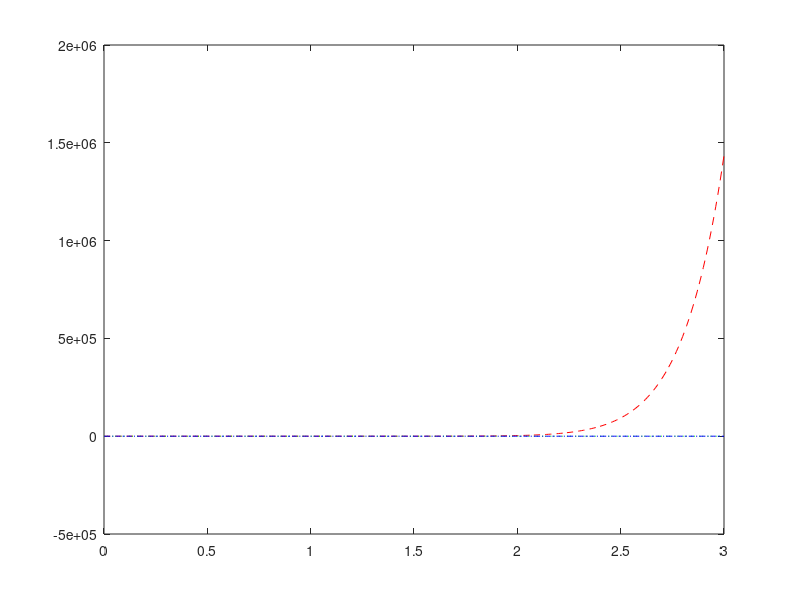

Reproduce this figure in MATLAB.
% -------------------------------------------------------------------
%  Generated by MATLAB on 8-Oct-2024 17:45:05
%  MATLAB version: 9.11.0.1769968 (R2021b)
% -------------------------------------------------------------------
                                 

A = ...
  [1 0 -2;
   2 1 3;
   0 1 0];

B = ...
  [2 1 1;
   1 0 -1;
   1 1 0];

C = ...
  [-1 -1 -3;
   1 1 4;
   -1 0 0];

D = ...
  [0 -1 1;
   8 5 1;
   1 0 -1];

E = ...
  [2 0 -2;
   2 0 -3;
   0 1 0];

x = [0 0.01 0.02 0.03 0.04 0.05 0.06 0.07 0.08 0.09 0.1 0.11 0.12 0.13 ...
     0.14 0.15 0.16 0.17 0.18 0.19 0.2 0.21 0.22 0.23 0.24 0.25 0.26 0.27 ...
     0.28 0.29 0.3 0.31 0.32 0.33 0.34 0.35000000000000003 0.36 0.37 0.38 ...
     0.39 0.4 0.41000000000000003 0.42 0.43 0.44 0.45 0.46 0.47000000000000003 ...
     0.48 0.49 0.5 0.51 0.52 0.53 0.54 0.55 0.56 0.57000000000000006 0.58 ...
     0.59 0.6 0.61 0.62 0.63 0.64 0.65 0.66 0.67 0.68 0.69000000000000006 ...
     0.70000000000000007 0.71 0.72 0.73 0.74 0.75 0.76 0.77 0.78 0.79 0.8 ...
     0.81 0.82000000000000006 0.83000000000000007 0.84 0.85 0.86 0.87 0.88 ...
     0.89 0.9 0.91 0.92 0.93 0.94000000000000006 0.95000000000000007 0.96 ...
     0.97 0.98 0.99 1 1.01 1.02 1.03 1.04 1.05 1.06 1.07 1.08 1.09 1.1 ...
     1.11 1.12 1.1300000000000001 1.1400000000000001 1.1500000000000001 ...
     1.16 1.17 1.18 1.19 1.2 1.21 1.22 1.23 1.24 1.25 1.26 1.27 1.28 1.29 ...
     1.3 1.31 1.32 1.33 1.34 1.35 1.36 1.37 1.3800000000000001 1.3900000000000001 ...
     1.4000000000000001 1.41 1.42 1.43 1.44 1.45 1.46 1.47 1.48 1.49 1.5 ...
     1.51 1.52 1.53 1.54 1.55 1.56 1.57 1.58 1.59 1.5999999999999999 1.6099999999999999 ...
     1.6199999999999999 1.63 1.64 1.65 1.66 1.67 1.68 1.69 1.7 1.71 1.72 ...
     1.73 1.74 1.75 1.76 1.77 1.78 1.79 1.8 1.81 1.82 1.83 1.84 1.8499999999999999 ...
     1.8599999999999999 1.8699999999999999 1.88 1.89 1.9 1.91 1.92 1.93 ...
     1.94 1.95 1.96 1.97 1.98 1.99 2 2.01 2.02 2.0300000000000002 2.04 ...
     2.05 2.06 2.07 2.08 2.09 2.1 2.11 2.12 2.13 2.14 2.15 2.16 2.17 2.1799999999999997 ...
     2.19 2.2 2.21 2.2199999999999998 2.23 2.24 2.25 2.26 2.27 2.2800000000000002 ...
     2.29 2.3 2.31 2.32 2.33 2.34 2.35 2.36 2.37 2.38 2.39 2.4 2.41 2.42 ...
     2.4299999999999997 2.44 2.45 2.46 2.4699999999999998 2.48 2.49 2.5 ...
     2.51 2.52 2.53 2.54 2.55 2.56 2.57 2.58 2.59 2.6 2.61 2.62 2.63 2.64 ...
     2.65 2.66 2.67 2.68 2.69 2.7 2.71 2.7199999999999998 2.73 2.74 2.75 ...
     2.76 2.77 2.78 2.79 2.8 2.81 2.82 2.83 2.84 2.85 2.86 2.87 2.88 2.89 ...
     2.9 2.91 2.92 2.93 2.94 2.95 2.96 2.97 2.98 2.99 3];

y = [0 1.0000000000000003E-31 3.276800000000001E-27 1.4348906999999993E-24 ...
     1.0737418240000003E-22 3.0517578125000026E-21 4.7018498457599977E-20 ...
     4.7475615099430064E-19 3.5184372088832011E-18 2.0589113209464889E-17 ...
     1.0000000000000008E-16 4.1772481694156515E-16 1.5407021574586361E-15 ...
     5.1185893014090779E-15 1.5556809555781243E-14 4.3789389038085913E-14 ...
     1.1529215046068473E-13 2.8624230515098188E-13 6.7466406164774547E-13 ...
     1.5181127029874801E-12 3.2768000000000028E-12 6.8122318582951645E-12 ...
     1.3688006801541207E-11 2.6663523546439144E-11 5.0485728295604586E-11 ...
     9.3132257461547857E-11 1.6772593422857266E-10 2.9543127065508367E-10 ...
     5.0976553552383978E-10 8.6291887475981757E-10 1.4348906999999992E-9 ...
     2.3465261991844684E-9 3.7778931862957173E-9 5.9938945498865456E-9 ...
     9.3795878551873741E-9 1.4488407928292869E-8 2.2107391972073324E-8 ...
     3.3344626795181526E-8 4.9745517051493749E-8 7.344616185711384E-8 1.0737418240000009E-7 ...
     1.5550983149915396E-7 2.2322321353261595E-7 3.1770703657979548E-7 ...
     4.4852860687290227E-7 6.2832987089431477E-7 8.7371033956971787E-7 ...
     1.2063348350820379E-6 1.6543163447903711E-6 2.2539340290692253E-6 ...
     3.0517578125E-6 4.1072642160770565E-6 5.4960434128018691E-6 7.3137151889028672E-6 ...
     9.6806918768257818E-6 1.2747949735765552E-5 1.6703997068045182E-5 ...
     2.1783257990686006E-5 2.8276125688129702E-5 3.6540978656061666E-5 ...
     4.7018498457599973E-5 6.024867845350402E-5 7.6890970494876659E-5 9.7748081397114567E-5 ...
     0.00012379400392853806 0.00015620694889554072 0.00019640793661068233 ...
     0.0002461059085914094 0.00030735033483877988 0.00038259241966016563 ...
     0.00047475615099430073 0.00058732059593854884 0.00072441502014089867 ...
     0.00089092860249014982 0.0010926367308245082 0.0013363461010158062 ...
     0.0016300611027433472 0.0019831742626597606 0.0024066838317339063 ...
     0.0029134419507545611 0.003518437208883203 0.004239115827521624 0.0050957461585642771 ...
     0.006111831685486591 0.0073145782610367594 0.0087354219101251664 0.010410624174646738 ...
     0.012381942682473281 0.014697385390011261 0.017412057781099933 0.020589113209464906 ...
     0.024300817552575772 0.028629740407020515 0.033670086205161445 0.039529179875968219 ...
     0.046329123015975388 0.05420863798609088 0.06332511891367891 0.073856910264540374 ...
     0.086005835464128849 0.1 0.11609689553699987 0.134586833832413 0.15579674166007651 ...
     0.18009435055069165 0.20789281794113687 0.23965581930996915 0.27590315407153365 ...
     0.31721691141982722 0.36424824596875238 0.4177248169415656 0.47845894883376844 ...
     0.54735657592570452 0.62542703776972941 0.713793797838799 0.81370616291623443 ...
     0.92655208654863408 1.053872145994672 1.1973747886018287 1.3589529504521582 ...
     1.5407021574586359 1.7449402268886398 1.9742286955644197 2.2313961097670281 ...
     2.5195633211761184 2.8421709430404007 3.20300913122065 3.6062498658084849 ...
     4.0564819207303353 4.5587487211290867 5.1185893014090782 5.7420825906681117 ...
     6.4358952668588385 7.2073334364588941 8.0643984127233033 9.0158468827845351 ...
     10.071255771997139 11.24109213303891 12.536788407424307 13.970823428305547 ...
     15.556809555781246 17.309586359452471 19.245321287714368 21.381617789301583 ...
     23.737631379976968 26.334194176019839 29.193948446397229 32.341489767249605 ...
     35.803520395657486 39.609013514644481 43.789389038085936 48.378701702701825 ...
     53.413842214694 58.934752260917591 64.984654238835034 71.610296605971357 ...
     78.862215798256642 86.795015717594509 95.467665842325459 104.94381907005467 ...
     115.29215046068455 126.58671810853312 138.90734743622832 152.3400402697705 ...
     166.97741012383389 182.91914519917412 200.27250067002419 219.15282191872302 ...
     239.68410045765253 261.9995643649944 286.24230515098145 312.56594306535976 ...
     341.13533295482432 372.12731288140384 405.73149781928447 442.15112085854634 ...
     481.603924459889 524.32310442481435 570.5583093710826 620.57669863373258 ...
     674.664061647746 733.12600200971133 796.2891895628029 864.50268400223376 ...
     938.13933365724824 1017.5972532709196 1103.3013847707282 1195.7051452012529 ...
     1295.2921661757241 1402.5781293956256 1518.1127029874788 1642.4815836134956 ...
     1776.3086495282259 1920.2582299769306 2075.0374965634305 2241.3989824558644 ...
     2420.143235548459 2612.1216119563042 2818.2392164885741 3039.4579970238965 ...
     3276.8 3531.3507945286265 3804.2630729564116 4096.7604360130454 4410.1413710205088 ...
     4745.7834319810054 5105.1476307173871 5489.783048608675 5901.3316788450638 ...
     6341.5335095210894 6812.231858295173 7315.3789697653119 7853.0418871490692 ...
     8427.4086103068148 9040.7945526160147 9695.6493096861377 10394.563753404898 ...
     11140.277465321018 11935.686523904043 12783.851660771128 13688.006801541222 ...
     14651.56800756486 15678.142835384879 16771.540131410322 17935.780279933486 ...
     19175.105923288407 20493.993173638431 21897.163336592144 23389.595167581767 ...
     24976.537682695831 26663.523546439093 28456.383059698477 30361.258772025642 ...
     32384.620743204578 34533.282479953414 36814.417574525069 39235.577072904722 ...
     41804.707601275775 44530.170280416321 47420.7604587223 50485.728295604582 ...
     53734.800228104446 57178.201354686949 60826.678771335668 64691.525896254905 ...
     68784.607820716192 73118.387724845976 77705.954398449161 82561.050908299047 ...
     87698.10445470034 93132.257461547852 98879.399945556841 104956.20321183826 ...
     111380.15492453382 118169.59560281243 125343.7565941483 132922.79957849163 ...
     140927.85765864616 149381.07809395791 158305.66673621774 167725.93422857267 ...
     177667.34403013953 188156.56233101268 199221.50992436244 210891.41610443042 ...
     223196.8746613421 236169.90204588504 249843.99777962914 264254.2071881172 ...
     279437.18653720163 295431.27065508364 312276.54312508582 330014.90913680143 ...
     348690.17108587711 368348.107015419 389036.55199479789 410805.48253447877 ...
     433707.1041384344 457795.94209871505 483128.93563984416 509765.53552383865 ...
     537767.80522995652 567200.52582653856 598131.30465579615 630630.68795582443 ...
     664772.27754779 700632.85171983426 738292.49044310453 777834.70505908527 ...
     819346.57258147711 862918.87475981808 908646.24205632077 956627.30269154441 ...
     1.0069648369190121E+6 1.0597659366932351E+6 1.1151421709003213E+6 ...
     1.1732097563249045E+6 1.234089734532088E+6 1.2979081548478703E+6 1.3647962636267242E+6 ...
     1.4348907E+6];

y2 = [0 9.9998333341666648E-5 0.00039997333386666161 0.00089986500607486979 ...
      0.0015995733674653665 0.0024989584635339169 0.0035978403887666757 ...
      0.0048959993136272941 0.0063931755175338154 0.008089069427820993 ...
      0.0099833416646828155 0.012075613092089229 0.014365464874670324 0.016852438540560333 ...
      0.01953603605019311 0.022415719871039883 0.025490913058279357 0.028760999341389325 ...
      0.032225323216648352 0.035883190045535113 0.039733866159012247 0.043776578967680904 ...
      0.048010517077791248 0.052434830413093339 0.0570486303425123 0.061850989813630734 ...
      0.066840943491960333 0.072017487905984418 0.077379581597951858 0.0829261452804023 ...
      0.088656061998401856 0.094568177297467484 0.10066129939715769 0.10693419937030657 ...
      0.1133856113278769 0.120014232609408 0.12681872397903238 0.13379770982703593 ...
      0.14094977837693343 0.14827348189803297 0.15576733692346023 0.16342982447361343 ...
      0.17125939028501946 0.17925444504456062 0.18741336462903982 0.19573449035005361 ...
      0.20421612920413912 0.21285655412816212 0.22165400425991175 0.23060668520386743 ...
      0.2397127693021015 0.24897039591028286 0.25837767167874309 0.26793267083856892 ...
      0.27763343549268116 0.28747797591186258 0.29746427083569471 0.30759026777836251 ...
      0.31785388333928666 0.32825300351854242 0.33878548403702119 0.34944915066129356 ...
      0.36024179953312913 0.3711611975036298 0.38220508247193097 0.39337116372842573 ...
      0.40465712230246631 0.416060611314495 0.42757925633255867 0.43921065573315793 ...
      0.45095238106638386 0.46280197742529094 0.47475696381946064 0.48681483355269944 ...
      0.49897305460482733 0.51122907001750062 0.523580298284019 0.53602413374306468 ...
      0.54855794697632 0.56117908520991022 0.5738848727196183 0.58667261123981551 ...
      0.5995395803760547 0.61248303802126913 0.62550022077552181 0.63858834436924883 ...
      0.65174460408993817 0.66496617521218937 0.678250213431093 0.69159385529887318 ...
      0.70499421866473511 0.718448403117855 0.73195349043345681 0.74550654502191283 ...
      0.75910461438080756 0.77274472954990514 0.78642390556895825 0.80013914193829649 ...
      0.813887423082131 0.82766571881451534 0.8414709848078965 0.85530016306419532 ...
      0.86915018238835029 0.88301795886426149 0.896900396333072 0.91079438687371783 ...
      0.92469681128568548 0.93860453957390944 0.95251443143574333 0.96642333674994119 ...
      0.98032809606757909 0.994225541104853 1.0081124952376859 1.0219857739980733 ...
      1.0358421855721072 1.0496785312995993 1.0634916061752495 1.0772781993512786 ...
      1.091035094641464 1.1047590710265083 1.1184469031606714 1.1320953618795968 ...
      1.1457012147092624 1.1592612263759878 1.1727721593174283 1.1862307741944829 ...
      1.19963383040405 1.2129780865925592 1.226260301170208 1.2394772328258339 ...
      1.2526256410423509 1.2657022866126815 1.2787039321561102 1.2916273426349894 ...
      1.3044692858717282 1.3172265330659898 1.3298958593120302 1.3424740441161016 ...
      1.3549578719138566 1.3673441325876745 1.3796296219838444 1.391811142429529 ...
      1.4038855032494419 1.415849521282164 1.4277000213960285 1.4394338370045032 ...
      1.4510478105810014 1.4625387941730439 1.4739036499157072 1.4851392505442838 ...
      1.4962424799060816 1.5072102334712978 1.5180394188428861 1.5287269562653583 ...
      1.5392697791324377 1.5496648344935033 1.5599090835587475 1.5699995022029805 ...
      1.5799330814680095 1.5897068280635225 1.5993177648664083 1.6087629314184386 ...
      1.6180393844222489 1.6271441982355408 1.6360744653634447 1.6448272969489661 ...
      1.6533998232614509 1.661789194183001 1.6699925796927675 1.6780071703490602 ...
      1.6858301777691966 1.69345883510703 1.7008903975280865 1.7081221426822395 ...
      1.7151513711738631 1.7219754070293896 1.7285915981622084 1.7349973168348405 ...
      1.7411899601183196 1.7471669503487184 1.7529257355807513 1.7584637900383908 ...
      1.7637786145624306 1.7688677370549346 1.7737287129205046 1.778359125504305 ...
      1.7827565865267803 1.786918736515005 1.7908432452305991 1.7945278120941515 ...
      1.7979701666060874 1.8011680687639202 1.8041193094758237 1.8068217109704707 ...
      1.8092731272030689 1.811471444257545 1.8134145807448097 1.8151004881970489 ...
      1.8165271514579835 1.8176925890690381 1.8185948536513634 1.8192320322836537 ...
      1.8196022468757072 1.8197036545376666 1.8195344479448945 1.8190928556984196 ...
      1.8183771426809066 1.8173856104080917 1.8161165973756344 1.8145684794013304 ...
      1.8127396699626348 1.8106286205294466 1.8082338208920976 1.8055537994845037 ...
      1.8025871237024218 1.79933240021677 1.7957882752819556 1.7919534350391697 ...
      1.787826605814596 1.7834065544124931 1.7786920884030983 1.7736820564053113 ...
      1.7683753483641125 1.7627708958226707 1.7568676721891006 1.7506646929978227 ...
      1.7441610161654844 1.7373557422414057 1.7302480146525019 1.722837019942651 ...
      1.7151219880064565 1.7071021923173777 1.6987769501501833 1.6901456227976897 ...
      1.681207615781755 1.6719623790584843 1.6624094072176159 1.6525482396760527 ...
      1.6423784608655085 1.631899700414229 1.6211116333227622 1.6100139801337432 ...
      1.5986065070956657 1.5868890263206041 1.5748613959358646 1.562523520229534 ...
      1.5498753497898947 1.5369168816386833 1.5236481593581652 1.5100692732120038 ...
      1.4961803602598911 1.4819816044659215 1.4674732368006864 1.4526555353370687 ...
      1.4375288253397052 1.4220934793481133 1.4063499172534442 1.3902986063688605 ...
      1.3739400614935027 1.3572748449700449 1.340303566735807 1.3230268843674193 ...
      1.3054455031190171 1.2875601759539568 1.2693717035700314 1.250880934418189 ...
      1.2320887647147183 1.2129961384469181 1.1936040473722147 1.1739135310107398 ...
      1.1539256766313404 1.1336416192310359 1.1130625415078881 1.0921896738273054 ...
      1.0710242941817592 1.0495677281439122 1.0278213488131536 1.0057865767555463 ...
      0.98346487993717768 0.96085777365090808 0.93796682043653423 0.91479362999434366 ...
      0.89133985909209168 0.8676072114653699 0.84359743771140394 0.81931233517625157 ...
      0.79475374783543817 0.7699235661680035 0.74482372702399913 0.71945621348541089 ...
      0.69382305472054906 0.66792632583187883 0.64176814769734147 0.61535068680513461 ...
      0.58867615508200533 0.56174680971502977 0.53456495296692941 0.50713293198490161 ...
      0.47945313860301819 0.4515280091381681 0.42336002417960161];

y3 = [1 0.99995000041666526 0.99980000666657776 0.99955003374898754 0.99920010666097792 ...
      0.99875026039496628 0.99820053993520419 0.99755100025327959 0.99680170630261944 ...
      0.99595273301199427 0.99500416527802571 0.99395609795669682 0.99280863585386625 ...
      0.99156189371478809 0.99021599621263712 0.98877107793604224 0.98722728337562693 ...
      0.98558476690956076 0.98384369278812145 0.98200423511727031 0.98006657784124163 ...
      0.97803091472414827 0.97589744933060552 0.97366639500537489 0.97133797485202966 ...
      0.96891242171064473 0.96638997813451322 0.96377089636589053 0.96105543831077089 ...
      0.95824387551269719 0.955336489125606 0.95233356988571338 0.94923541808244083 ...
      0.946042343528387 0.94275466552834619 0.93937271284737889 0.93589682367793481 ...
      0.93232734560603447 0.92866463557651024 0.92490905985731309 0.9210609940028851 ...
      0.91712082281660512 0.91308894031230825 0.90896574967488508 0.90475166321996348 ...
      0.90044710235267689 0.89605249752552529 0.891568288195329 0.88699492277928416 ...
      0.88233285861012145 0.87758256189037276 0.87274450764575129 0.86781917967764988 ...
      0.862807070514761 0.85770868136382417 0.85252452205950568 0.84725511101341611 ...
      0.84190097516226869 0.83646264991518693 0.83094067910016356 0.82533561490967833 ...
      0.81964801784547947 0.81387845666253389 0.80802750831215187 0.80209575788429266 ...
      0.79608379854905587 0.78999223149736508 0.78382166588084923 0.77757271875092793 ...
      0.77124601499710654 0.76484218728448838 0.75836187599050819 0.751805729140895 ...
      0.74517440234487042 0.73846855872958794 0.7316888688738209 0.7248360107409052 ...
      0.71791066961094341 0.7109135380122773 0.70384531565223607 0.69670670934716539 ...
      0.689498432951747 0.68222120728761348 0.674875760071267 0.66746282584130812 ...
      0.65998314588498219 0.6524374681640519 0.64482654724000121 0.63715114419858021 ...
      0.62941202657369688 0.62160996827066439 0.61374574948881155 0.60582015664346278 ...
      0.59783398228729823 0.58978802503109817 0.58168308946388347 0.57351998607245669 ...
      0.56529953116035436 0.55702254676621732 0.54868986058158753 0.54030230586813977 ...
      0.53186072137435547 0.52336595125164953 0.51481884496995534 0.50622025723277841 ...
      0.49757104789172696 0.4888720818605275 0.48012422902853408 0.47132836417373997 ...
      0.46248536687530079 0.45359612142557731 0.44466151674170679 0.4356824462767121 ...
      0.42665980793015723 0.41759450395835795 0.40848744088415717 0.39933952940627321 ...
      0.39015168430823027 0.38092482436688185 0.371659872260533 0.36235775447667362 ...
      0.3530194012193304 0.34364574631604705 0.33423772712450261 0.32479628443877623 ...
      0.31532236239526867 0.30581690837828934 0.29628087292531874 0.28671520963195551 ...
      0.27712087505655758 0.26749882862458735 0.25785003253266958 0.2481754516523729 ...
      0.23847605343372313 0.22875280780845939 0.2190066870930415 0.20923866589141926 ...
      0.19944972099757285 0.18964083129783424 0.17981297767299936 0.16996714290024081 ...
      0.16010431155483126 0.15022546991168584 0.14033160584673673 0.13042370873814554 ...
      0.12050276936736662 0.11056977982006959 0.10062573338693173 0.09067162446430968 ...
      0.08070844845480063 0.0707372016677029 0.0607588812193859 0.050774484933579181 ...
      0.040785011241591035 0.030791459082466121 0.020794827803092428 0.010796117058267392 ...
      0.00079632671073326335 -0.0092035432688083365 -0.019202492901692649 ...
      -0.029199522301288593 -0.039193631772987486 -0.049183821914170332 ...
      -0.059169093714148142 -0.069148448654061945 -0.079120888806733861 ...
      -0.089085416936458967 -0.099041036598728011 -0.10898675223987112 ...
      -0.11892156929661223 -0.12884449429552464 -0.13875453495237755 -0.14865070027136365 ...
      -0.15853200064419776 -0.16839744794907702 -0.17824605564949209 -0.1880768388928801 ...
      -0.197888814609109 -0.20768100160878381 -0.21745242068136464 -0.22720209469308711 ...
      -0.23692904868467468 -0.24663230996883403 -0.25631090822752273 -0.26596387560898038 ...
      -0.27559024682451272 -0.28518905924502064 -0.2947593529972608 -0.3043001710598332 ...
      -0.31381055935888225 -0.32328956686350335 -0.33273624568084514 -0.34214965115089818 ...
      -0.35152884194095985 -0.36087288013976715 -0.37018083135128688 -0.37945176478815451 ...
      -0.388684753364752 -0.397878873789916 -0.40703320665926551 -0.41614683654714241 ...
      -0.42521885209815219 -0.43424834611830049 -0.44323441566570931 -0.45217616214091194 ...
      -0.46107269137671275 -0.4699231137276022 -0.47872654415871979 -0.4874821023343594 ...
      -0.49618891270599885 -0.50484610459985757 -0.51345281230395945 -0.52200817515470732 ...
      -0.53051133762294478 -0.53896144939951152 -0.547357665480271 -0.55569914625061267 ...
      -0.56398505756941009 -0.57221457085243643 -0.58038686315522181 -0.58850111725534582 ...
      -0.59655652173415985 -0.6045522710579293 -0.61248756565838514 -0.62036161201267981 ...
      -0.62817362272273913 -0.6359228165940024 -0.64360841871354058 -0.65122966052754583 ...
      -0.65878577991818776 -0.666276021279824 -0.67369963559456092 -0.68105588050715249 ...
      -0.68834402039923837 -0.695563326462902 -0.70271307677355388 -0.70979255636212046 ...
      -0.71680105728654286 -0.72373787870256856 -0.73060232693383731 -0.73739371554124544 ...
      -0.74411136539159251 -0.75075460472549094 -0.75732276922454345 -0.76381520207777409 ...
      -0.77023125404730741 -0.776570283533293 -0.78283165663806509 -0.78901474722953113 ...
      -0.79511893700378433 -0.8011436155469337 -0.80708818039614594 -0.81295203709989 ...
      -0.81873459927738157 -0.82443528867722227 -0.83005353523522207 -0.83558877713140767 ...
      -0.84104046084620143 -0.84640804121577562 -0.85169098148656552 -0.85688875336894732 ...
      -0.86200083709006348 -0.8670267214458024 -0.87196590385191652 -0.87681789039428149 ...
      -0.8815821958782859 -0.886258343877352 -0.89084586678057642 -0.89534430583949209 ...
      -0.89975321121394136 -0.90407214201706121 -0.90830066635937012 -0.91243836139195789 ...
      -0.9164848133487693 -0.92043961758798065 -0.92430237863246356 -0.92807271020933257 ...
      -0.93175023528857215 -0.93533458612073872 -0.93882540427373617 -0.94222234066865806 ...
      -0.94552505561469591 -0.948733218843107 -0.95184650954024241 -0.95486461637962639 ...
      -0.95778723755309036 -0.96061408080095223 -0.96334486344124326 -0.96597931239797474 ...
      -0.96851716422844658 -0.97095816514959055 -0.97330207106334865 -0.97554864758108262 ...
      -0.97769767004701325 -0.97974892356068422 -0.98170220299845412 -0.9835573130340064 ...
      -0.9853140681578838 -0.98697229269603759 -0.988531820827396 -0.98999249660044542 ...
      ];

plot(x,y,"r--");
hold on;
plot(x,y2,"g:");
plot(x,y3,"b-.");
hold off;